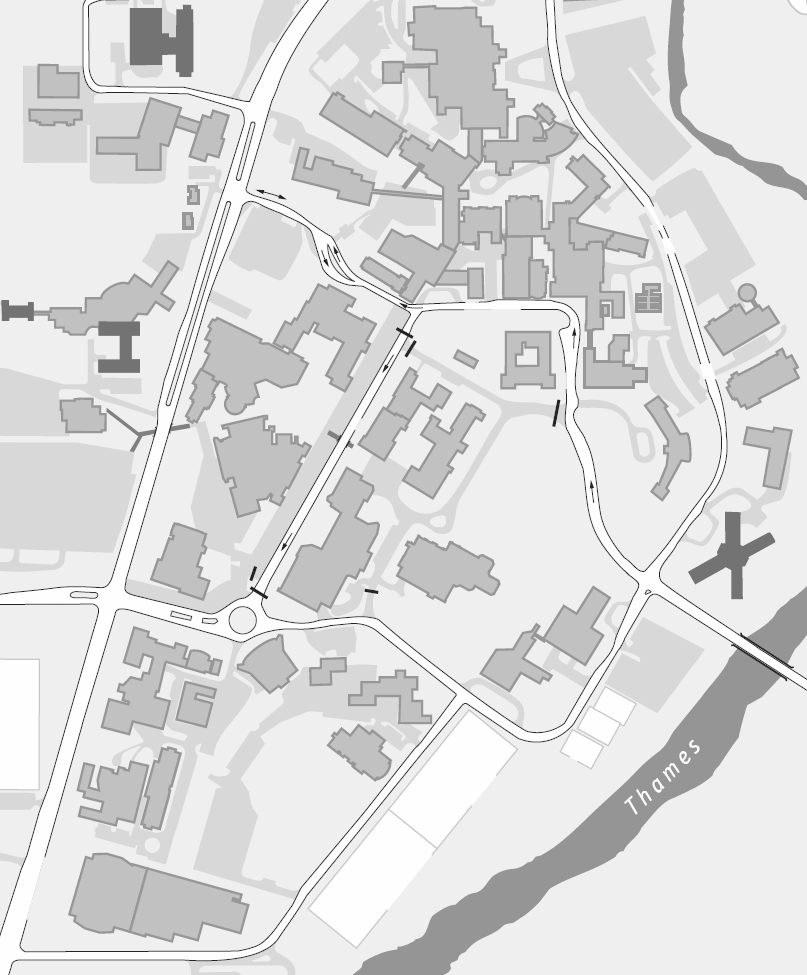
#> input picture images/uwocampus.bmp, 807 x 975 px, found by its file name
$ jupyter execute --allow-errors LiveWireImpl.ipynb   (shell and % lines are left out)   (Python 2 division)   (older library calls are emulated)
#> lines starting #> are read from the running program, lines starting #| are printed output that depends on the picture
#> further down, img is the input picture: shape (975, 807); min 36, max 254, mean 219.9
### asg1.py
import numpy as np
import matplotlib as mpl
import matplotlib.pyplot as plt

class Figure:
    default_figsize_inches=(8,8)
    motion_notify_throttle_timer_interval = 100
    left_button = 1
    middle_button = 2
    right_button = 3

    def __init__(self):
        self.mouse_down_handler = None
        self.mouse_up_handler = None
        self.mouse_over_handler = None
        self.mouse_wheel_handler = None

        fig,ax = plt.subplots(figsize=Figure.default_figsize_inches)
        self.fig = fig
        self.ax = ax

        fig.canvas.mpl_connect('button_press_event', self.on_button_press)
        fig.canvas.mpl_connect('button_release_event', self.on_button_release)
        fig.canvas.mpl_connect('motion_notify_event', self.on_motion_notify)
        fig.canvas.mpl_connect('scroll_event', self.on_scroll)

        ax.set_axis_off()

        motion_notify_throttle_timer = fig.canvas.new_timer(interval=self.motion_notify_throttle_timer_interval)
        motion_notify_throttle_timer.add_callback(self.on_motion_notify_throttled)
        motion_notify_throttle_timer.single_shot = True

        self.motion_notify_throttle_timer = motion_notify_throttle_timer
        self.motion_notify_throttle_timer_started = False
        self.motion_notify_args = None

        self.views = dict()
        self.last_used_view_id = 0

    def set_title(self, title):
        self.fig.suptitle(title)

    def set_image(self, img):
        self.img = self.ax.imshow(img, cmap='gray')
        self.ax.autoscale(False)

    def set_mouse_down_handler(self, handler):
        self.mouse_down_handler = handler

    def set_mouse_up_handler(self, handler):
        self.mouse_up_handler = handler

    def set_mouse_over_handler(self, handler):
        self.mouse_over_handler = handler

    def set_mouse_wheel_handler(self, handler):
        self.mouse_wheel_handler = handler

    # [25 lines left out: functions create_mask_view, set_mask_view_data, create_circle_view, set_circle_view_data, not called in this run]

    def create_polyline_view(self, color):
        polyline_view = plt.Line2D((), (), color=color)
        self.ax.add_artist(polyline_view)
        polyline_view_id = self.register_view(polyline_view)
        return polyline_view_id

    # [17 lines left out: functions set_polyline_view_data, remove_view, remove_views, not called in this run]

    def draw(self):
        self.fig.canvas.draw()

    def show(self):
        plt.show()

    def register_view(self, view):
        new_view_id = self.last_used_view_id + 1
        self.views[new_view_id] = view
        self.last_used_view_id = new_view_id
        return new_view_id

    def raise_mouse_down(self, e):
        if not self.mouse_down_handler is None:
            self.mouse_down_handler(e)

    def raise_mouse_up(self, e):
        if not self.mouse_up_handler is None:
            self.mouse_up_handler(e)

    def raise_mouse_over(self, e):
        if not self.mouse_over_handler is None:
            self.mouse_over_handler(e)

    def raise_mouse_wheel(self, e):
        if not self.mouse_wheel_handler is None:
            self.mouse_wheel_handler(e)

    def is_over_image(self, e):
        return (not self.img is None) and e.inaxes == self.img.axes

    def on_button_press(self, e):
        if (self.is_over_image(e)):
            self.raise_mouse_down(e)

    def on_button_release(self, e):
        if (self.is_over_image(e)):
            self.raise_mouse_up(e)

    # [6 lines left out: function on_motion_notify, not called in this run]

    def on_motion_notify_throttled(self):
        self.raise_mouse_over(self.motion_notify_args)
        self.motion_notify_throttle_timer_started = False

    def on_scroll(self, e):
        if (self.is_over_image(e)):
            self.raise_mouse_wheel(e)

class MaskBuilder:
    def __init__(self, num_rows, num_cols, fill_value):
        self.mask = np.full((num_rows, num_cols), fill_value, dtype='uint8')
        self.meshgrid = np.ogrid[:num_rows, :num_cols]

    def add_point(self, x, y, fill_value):
        self.mask[y, x] = fill_value

    # [5 lines left out: function add_disk, not called in this run]

    def get_value_at(self, x, y):
        return self.mask[y,x]

    def get_mask(self):
        return self.mask

class GraphCutsPresenter:
    bgr_seed_color = (1, 0, 0, 1)
    obj_seed_color = (0, 0, 1, 1)
    bgr_label_color = (1, 0, 0, 0.5)
    obj_label_color = (0, 0, 1, 0.5)
    none_color = (0, 0, 0, 0)
    circle_around_cursor_color = (0, 0, 0, 1)

    disk_radius = 10
    max_disk_radius = 25
    min_disk_radius = 3

    # [98 lines left out: functions __init__, connect_figure, on_mouse_down, on_mouse_up, on_mouse_over, on_mouse_wheel and 2 more, not called in this run]

    def set_circle_around_cursor(self, sx, sy):
        self.fig.set_circle_view_data(self.circle_around_cursor_view, sx, sy, self.disk_radius)
        self.fig.draw()

class PolylineBuilder:
    def __init__(self):
        self.xs = []
        self.ys = []

    def add_points(self, xs, ys):
        self.xs.extend(xs)
        self.ys.extend(ys)

    def empty(self):
        return len(self.xs) == 0

    # [9 lines left out: functions get_starting_point, get_ending_point, not called in this run]

    def get_polyline_xs(self):
        return self.xs

    def get_polyline_ys(self):
        return self.ys

class LiveWirePresenter:
    contour_polyline_color = 'blue'
    path_polyline_color = 'red'

    def __init__(self, img, alg):
        self.img = img
        self.alg = alg

        self.contour_builder = PolylineBuilder()

    def connect_figure(self, fig):
        self.fig = fig
        fig.set_title('Live Wire')
        fig.set_image(self.img)
        fig.set_mouse_down_handler(self.on_mouse_down)
        fig.set_mouse_over_handler(self.on_mouse_over)

        self.contour_polyline_view_id = fig.create_polyline_view(self.contour_polyline_color)
        self.path_polyline_view_id = fig.create_polyline_view(self.path_polyline_color)
        self.contour_polyline_closed = False

        self.fig.draw()

    # [43 lines left out: functions on_mouse_down, on_mouse_over, add_points_to_contour_polyline, not called in this run]

class RegionGrowingPresenter:
    # [23 lines left out: functions __init__, connect_figure, on_mouse_down, not called in this run]

### LiveWireImpl.ipynb
[cell 1]
# loading standard modules
import numpy as np
import matplotlib.pyplot as plt
from scipy import ndimage, signal
from heapq import heappush, heappop
from skimage.color import rgb2grey
# loading custom module (requires file asg1.py in the same directory as the notebook file)
from asg1 import Figure, LiveWirePresenter

[cell 2]
class BFS:
    white_color = 0
    gray_color  = 1
    black_color = 2

    def __init__(self, img):
        num_rows = self.num_rows = img.shape[0]
#> num_rows = 400; self.num_rows = 400
        num_cols = self.num_cols = img.shape[1]
#> num_cols = 400; self.num_cols = 400

        # tuple declaration
        shape = (num_cols,num_rows)
#> shape = (400, 400)

        # instance variables (initializing numpy arrays)
        self.colors = np.empty(shape, dtype=int)
        self.predec_xs = np.empty(shape, dtype=int)
        self.predec_ys = np.empty(shape, dtype=int)
        self.dist = np.empty(shape)
        self.dist[:,:] = np.inf
        self.paths_computed_ = False

        # build image-contrast weighted edge grid
        dx = np.array([[ 0.0, 0.0, 0.0],
                       [ 1.0, 0.0,-1.0],
                       [ 0.0, 0.0, 0.0]])

        dy = np.array([[ 0.0,-1.0, 0.0],
                       [ 0.0, 0.0, 0.0],
                       [ 0.0, 1.0, 0.0]])

        im_blurred = ndimage.gaussian_filter(img[:,:], sigma=1)
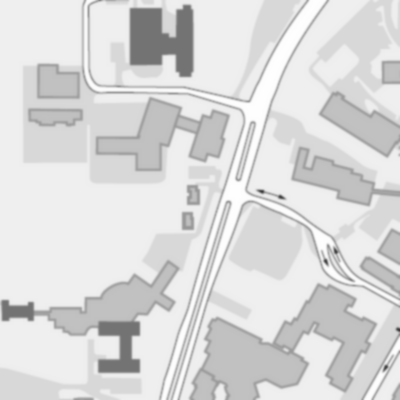
#> im_blurred: shape (400, 400); min 62, max 254, mean 218.1
        im_dx = signal.convolve2d(im_blurred, dx, boundary='symm', mode='same')
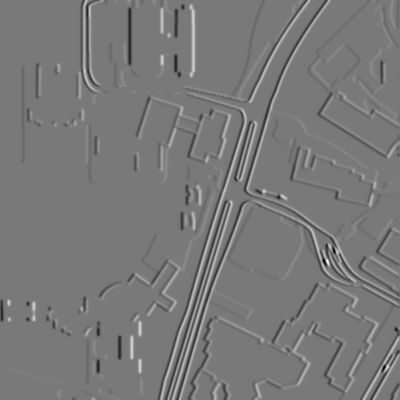
#> im_dx: shape (400, 400) float64; min -116, max 127, mean -0.1; drawn with min black and max white
        im_dy = signal.convolve2d(im_blurred, dy, boundary='symm', mode='same')
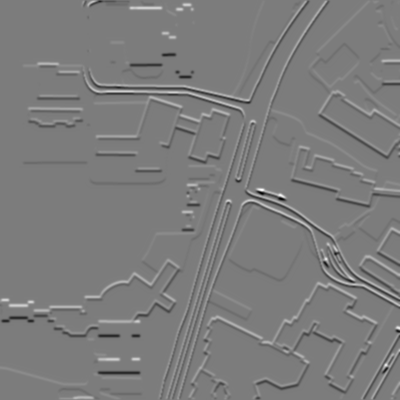
#> im_dy: shape (400, 400) float64; min -121, max 127, mean 0.1; drawn with min black and max white

        self.weight_grid = np.sqrt(im_dx**2 + im_dy**2)
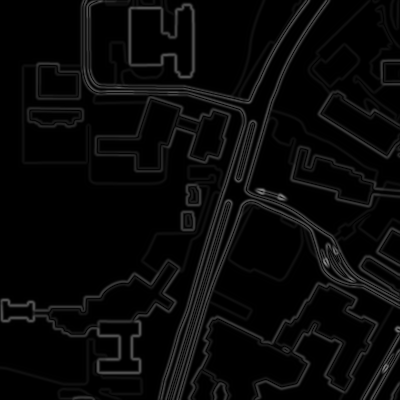
#> self.weight_grid: shape (400, 400) float64; min 0, max 141.5, mean 8.5

        self.weight_grid = 25/(1+self.weight_grid)
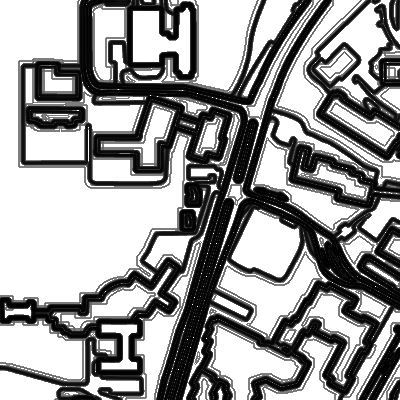
#> self.weight_grid: shape (400, 400) float64; min 0.175, max 25, mean 15.2; drawn with min black and max white

        # weightGrid values are converted to integers for simplicity
        self.weight_grid = self.weight_grid.astype(int)

        # 4-neighbors graph
        self.neighbor_xs = [0, 1,  0, -1]
        self.neighbor_ys = [1, 0, -1,  0]

        # 8-neighbors graph
        #self.neighbor_xs = [0, 1, 1,  1,  0, -1, -1, -1]
        #self.neighbor_ys = [1, 1, 0, -1, -1, -1,  0,  1]

    def paths_computed(self):
        return self.paths_computed_

    # [74 lines left out: functions compute_paths_starting_at, get_path_to, not called in this run]

[cell 3]
class MyLiveWire:
    def __init__(self, img):
        self.fig = Figure()
        self.alg = BFS(img)
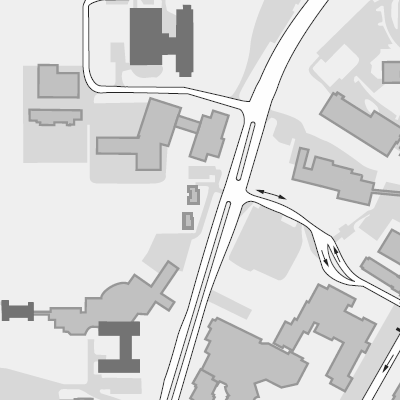
#> img: shape (400, 400); min 36, max 254, mean 218.6
        self.pres = LiveWirePresenter(img, self.alg)
        self.pres.connect_figure(self.fig)

    def run(self):
        self.fig.show()
#> in show, `plt.show()`:
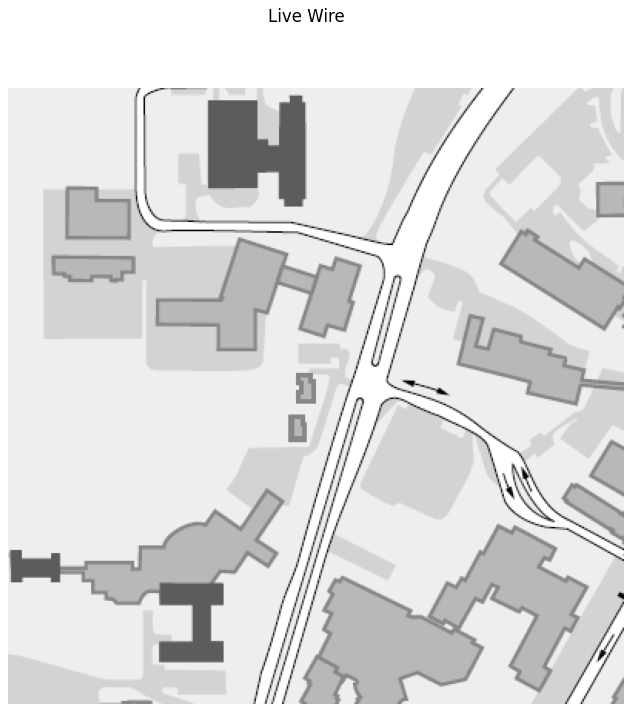
#> figure drawn by matplotlib, 1 panel

[cell 4]
img = plt.imread('images\\uwocampus.bmp')
#img = rgb2grey(img)
app = MyLiveWire(img[:400,:400])
app.run()

[cell 5]
img = plt.imread('images\\test3.bmp')
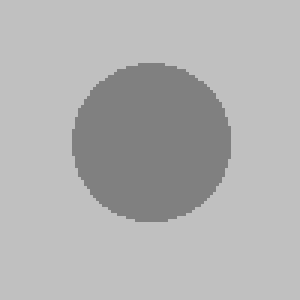
#> input picture images/test3.bmp, 100 x 100 px, found by its file name (shown 3 times larger)
#> img is the input picture: shape (100, 100, 4); mean R, G, B, A 177.9, 177.9, 177.9, 255
#img = rgb2grey(img)
#> (the rest of this cell did not finish here and is left out)

#> in __init__ (call 2), `im_blurred = ndimage.gaussian_filter(img[:,:], sigma=1)`:
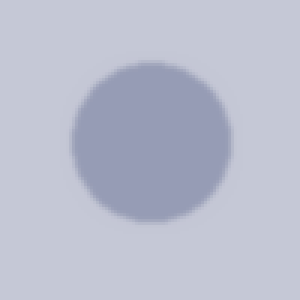
#> im_blurred: shape (100, 100, 4) (shown 3 times larger); mean of channels 0, 1, 2, 3 177.8, 181.7, 200, 226.9; transparent parts drawn white

#f = open('test.txt', 'w')
#print >>f, '\n'.join([''.join(['{:4}'.format(item) for item in row]) for row in app.alg.weight_grid])
#f.close()
print app.alg.weight_grid[21]
print app.alg.weight_grid[64,30]
print app.alg.weight_grid[65,86]
# [8 lines of commented-out code are left out]
